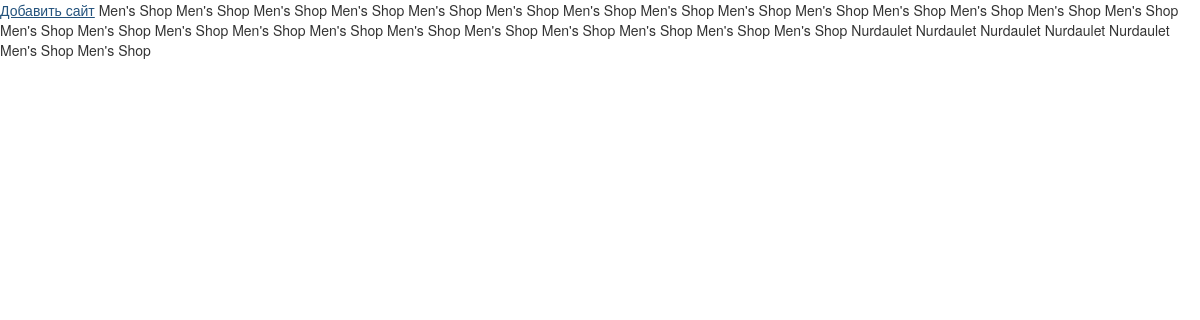
Screenshot of /mysite (signed in) with the database file from the repository.
### management_site/models.py (models this page shows, shortened)
class UserSite(models.Model):
    user = models.ForeignKey(User, on_delete=models.CASCADE)
    site = models.ForeignKey(Site, on_delete=models.CASCADE)
    url_address = models.SlugField(max_length=120, unique=True)

class Site(models.Model):
    title = models.CharField(max_length=120)
    cost = models.DecimalField(max_digits=5, decimal_places=2,null=True)
    is_top = models.BooleanField(default=False,null=True)
    photo = models.ImageField(upload_to="images/", null=True, blank=True)
    description = models.TextField(blank=True)
    category = models.ForeignKey(Category, on_delete=models.CASCADE, null=True)
    client_url = models.CharField(max_length=120, blank=True)
    admin_url = models.CharField(max_length=120, blank=True)

### management_site/views.py (the view)
# urls.py: path('mysite', views.MySiteListView.as_view(), name='mysite_page'),
class MySiteListView(ListView, LoginRequiredMixin):
    template_name = 'management/mysite.html'
    model = UserSite
    context_object_name = 'mysites'
    def get_queryset(self):
        qs = super().get_queryset()
        return qs.filter(user=self.request.user)

### templates/management/mysite.html
{% extends 'management/base.html' %}
{% block content %}
<a href="{% url 'management:site_list_page' %}">Добавить сайт</a>
{% for mysite in mysites %}
    {{mysite.site.title}}
{% empty %}
	У вас нет выбранного сайта
{% endfor %}
{% endblock %}

### rows the page displays
UserSite: site "Men's Shop"
UserSite: site "Men's Shop"
UserSite: site "Men's Shop"
UserSite: site "Men's Shop"
UserSite: site "Men's Shop"
UserSite: site "Men's Shop"
UserSite: site "Men's Shop"
UserSite: site "Men's Shop"
UserSite: site "Men's Shop"
UserSite: site "Men's Shop"
UserSite: site "Men's Shop"
UserSite: site "Men's Shop"
UserSite: site "Men's Shop"
UserSite: site "Men's Shop"
UserSite: site "Men's Shop"
UserSite: site "Men's Shop"
UserSite: site "Men's Shop"
UserSite: site "Men's Shop"
UserSite: site "Men's Shop"
UserSite: site "Men's Shop"
UserSite: site "Men's Shop"
UserSite: site "Men's Shop"
UserSite: site "Men's Shop"
UserSite: site "Men's Shop"
UserSite: site "Men's Shop"
UserSite: site "Nurdaulet"
UserSite: site "Nurdaulet"
UserSite: site "Nurdaulet"
UserSite: site "Nurdaulet"
UserSite: site "Nurdaulet"
UserSite: site "Men's Shop"
UserSite: site "Men's Shop"
